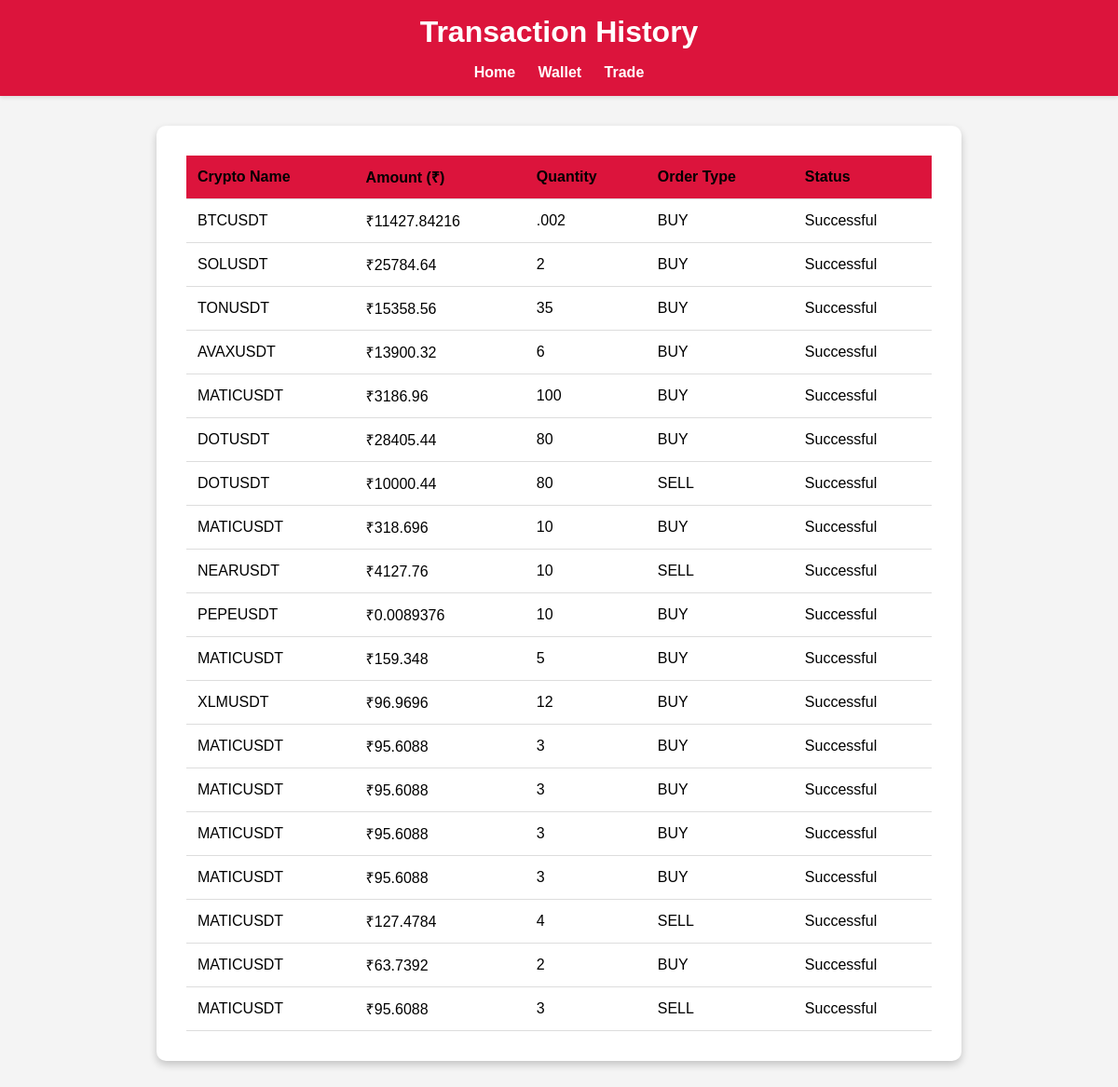
Screenshot of /superfin/trade/history.php (signed in) with the database file from the repository.
### tables this page shows
CREATE TABLE `order_tbl` (
  `order_id` int(11) NOT NULL,
  `user_id` int(11) NOT NULL,
  `order_name` varchar(255) NOT NULL,
  `order_price` varchar(255) NOT NULL,
  `order_quantity` varchar(255) NOT NULL,
  `order_type` varchar(255) NOT NULL
);

### superfin/trade/history.php (the view, shortened to what this page needs)
<?php
require("../conn/conn.php");
$user_id = $_SESSION['user_id'];
?>
<!DOCTYPE html>
<html lang="en">
<head>
    <link rel="stylesheet" href="styles9.css">
</head>
<body>
    <header class="header">
        <h1>Transaction History</h1>
        <nav style="margin-top: 1rem;">
            <a href="../dashboard.php">Home</a>
            <a href="../wallet/wallet.php">Wallet</a>
            <a href="trade.php">Trade</a>
        </nav>
    </header>
    <main class="history-container">
        <table>
            <thead>
                <tr>
                    <th>Crypto Name</th>
                    <th>Amount (₹)</th>
                    <th>Quantity</th>
                    <th>Order Type</th>
                    <th>Status</th>
                </tr>
            </thead>
            <tbody id="transactionTableBody">
            <?php
                $query11 = "SELECT * FROM `order_tbl` where user_id = '$user_id'";
                $a11 = mysqli_query($con, $query11);
                $b11 = mysqli_num_rows($a11);
                if($b11){
                    while ($row11 = mysqli_fetch_assoc($a11)) {
                        echo '<tr>
                        <td>'. $row11['order_name'] .'</td>
                        <td>₹'. $row11['order_price'] .'</td>
                        <td>'. $row11['order_quantity'] .'</td>
                        <td>'. $row11['order_type'] .'</td>
                        <td>Successful</td>
                    </tr>';
                    }
                }else{
                    echo '<h1>No Data Found</h1>';
                }
                ?>
            </tbody>
        </table>
    </main>
</body>
</html>

### superfin/trade/styles9.css (style rules this page uses)
body { margin: 0; font-family: Arial, sans-serif; background-color: #f4f4f4; }
.header { background-color: crimson; padding: 1rem; text-align: center; box-shadow: 0 2px 4px rgba(0, 0, 0, 0.1); }
nav a { margin: 0 10px; color: white; text-decoration: none; font-weight: bold; }
.header h1 { margin: 0; color: white; }
.history-container { max-width: 800px; margin: 2rem auto; padding: 2rem; background-color: #ffffff; border-radius: 10px; box-shadow: 0 4px 8px rgba(0, 0, 0, 0.2); }
table { width: 100%; border-collapse: collapse; }
thead { background-color: crimson; }
th, td { padding: 0.75rem; text-align: left; border-bottom: 1px solid #ddd; }
th { font-weight: bold; }

### rows the page displays
order_tbl: order_name "BTCUSDT", order_price "11427.84216", order_quantity ".002", order_type "BUY"
order_tbl: order_name "SOLUSDT", order_price "25784.64", order_quantity "2", order_type "BUY"
order_tbl: order_name "TONUSDT", order_price "15358.56", order_quantity "35", order_type "BUY"
order_tbl: order_name "AVAXUSDT", order_price "13900.32", order_quantity "6", order_type "BUY"
order_tbl: order_name "MATICUSDT", order_price "3186.96", order_quantity "100", order_type "BUY"
order_tbl: order_name "DOTUSDT", order_price "28405.44", order_quantity "80", order_type "BUY"
order_tbl: order_name "DOTUSDT", order_price "10000.44", order_quantity "80", order_type "SELL"
order_tbl: order_name "MATICUSDT", order_price "318.696", order_quantity "10", order_type "BUY"
order_tbl: order_name "NEARUSDT", order_price "4127.76", order_quantity "10", order_type "SELL"
order_tbl: order_name "PEPEUSDT", order_price "0.0089376", order_quantity "10", order_type "BUY"
order_tbl: order_name "MATICUSDT", order_price "159.348", order_quantity "5", order_type "BUY"
order_tbl: order_name "XLMUSDT", order_price "96.9696", order_quantity "12", order_type "BUY"
order_tbl: order_name "MATICUSDT", order_price "95.6088", order_quantity "3", order_type "BUY"
order_tbl: order_name "MATICUSDT", order_price "95.6088", order_quantity "3", order_type "BUY"
order_tbl: order_name "MATICUSDT", order_price "95.6088", order_quantity "3", order_type "BUY"
order_tbl: order_name "MATICUSDT", order_price "95.6088", order_quantity "3", order_type "BUY"
order_tbl: order_name "MATICUSDT", order_price "127.4784", order_quantity "4", order_type "SELL"
order_tbl: order_name "MATICUSDT", order_price "63.7392", order_quantity "2", order_type "BUY"
order_tbl: order_name "MATICUSDT", order_price "95.6088", order_quantity "3", order_type "SELL"
